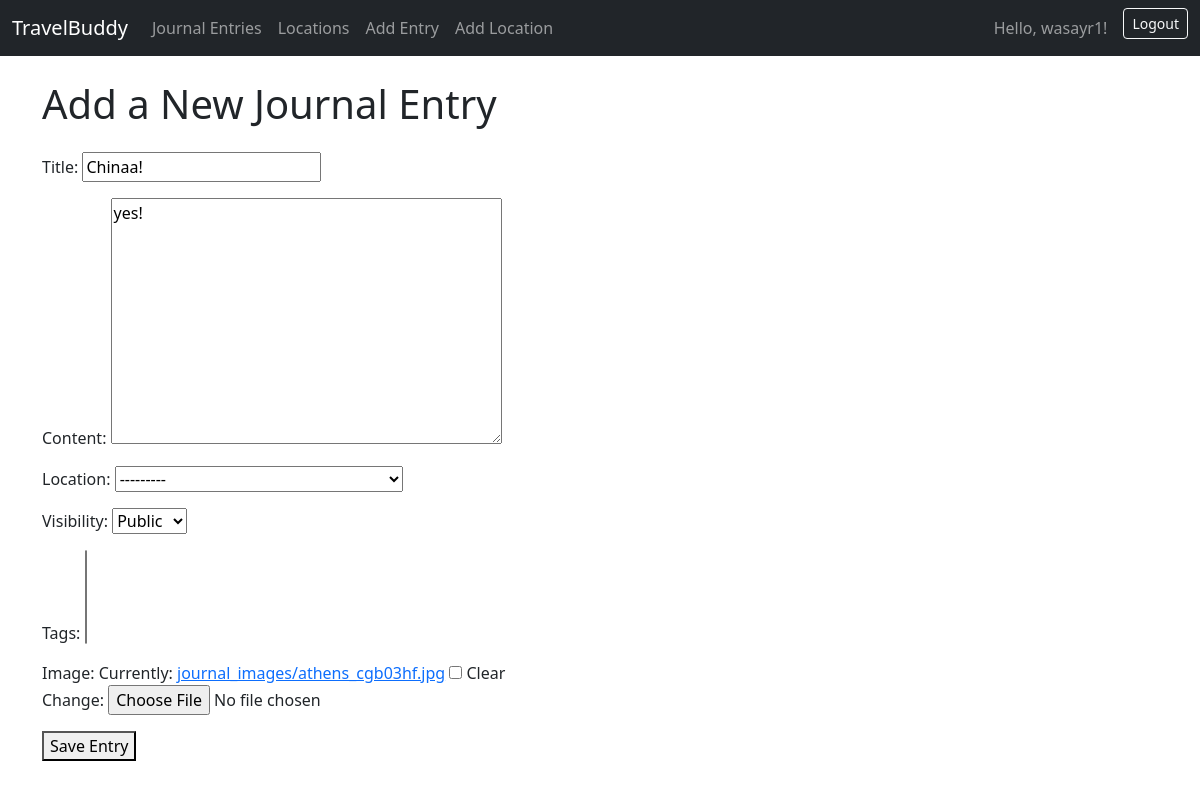
/project/entry/4/edit/ (signed in), run on the app's committed database.
### project/models.py (models this page shows)
class JournalEntry(models.Model):
    title = models.CharField(max_length=200)
    content = models.TextField()
    created_date = models.DateTimeField(auto_now_add=True)
    updated_date = models.DateTimeField(auto_now=True)
    user = models.ForeignKey(User, on_delete=models.CASCADE)
    location = models.ForeignKey(Location, on_delete=models.SET_NULL, null=True, blank=True)
    image = models.ImageField(upload_to='journal_images/', blank=True, null=True)
    VISIBILITY_CHOICES = [
        ('public', 'Public'),
        ('private', 'Private'),
    ]
    visibility = models.CharField(max_length=10, choices=VISIBILITY_CHOICES, default='public')
    tags = models.ManyToManyField('Tag', through='EntryTag', blank=True)

### project/views.py (the view, shortened to what this page needs)
# urls.py: path('entry/<int:pk>/edit/', views.JournalEntryUpdateView.as_view(), name='entry-update'),
class JournalEntryUpdateView(LoginRequiredMixin, UserPassesTestMixin, generic.UpdateView):
    model = JournalEntry
    form_class = JournalEntryForm
    template_name = 'project/journalentry_form.html'
    def test_func(self):
        entry = self.get_object()
        return self.request.user == entry.user

### project/forms.py
class JournalEntryForm(forms.ModelForm):
    class Meta:
        model = JournalEntry
        fields = ['title', 'content', 'location', 'visibility', 'tags', 'image']

### project/models.py (called while the page is built)
    def __str__(self):
        return f"{self.name} ({self.city}, {self.country})"

### project/templates/project/journalentry_form.html (shortened to what this page needs)
{% extends "project/base.html" %}
{% block header %}Add a New Journal Entry{% endblock %}
{% block content %}
    <form method="post" enctype="multipart/form-data">
        {{ form.as_p }}
        <button type="submit">Save Entry</button>
    </form>
{% endblock %}

### project/templates/project/base.html (shortened to what this page needs)
{% load static %}
<!DOCTYPE html>
<html lang="en">
<head>
    <link href="https://cdn.jsdelivr.net/npm/bootstrap@5.3.3/dist/css/bootstrap.min.css" rel="stylesheet">
</head>
<body>
    <nav class="navbar navbar-expand-lg navbar-dark bg-dark fixed-top">
        <div class="container-fluid">
            <a class="navbar-brand" href="{% url 'project:entry-list' %}">TravelBuddy</a>
            <div class="collapse navbar-collapse" id="navbarNav">
                <ul class="navbar-nav me-auto mb-2 mb-lg-0">
                    <li class="nav-item">
                        <a class="nav-link {% if request.resolver_match.url_name == 'entry-list' %}active{% endif %}" href="{% url 'project:entry-list' %}">Journal Entries</a>
                    </li>
                    <li class="nav-item">
                        <a class="nav-link {% if request.resolver_match.url_name == 'location-list' %}active{% endif %}" href="{% url 'project:location-list' %}">Locations</a>
                    </li>
                    {% if user.is_authenticated %}
                    <li class="nav-item">
                       <a class="nav-link {% if request.resolver_match.url_name == 'entry-create' %}active{% endif %}" href="{% url 'project:entry-create' %}">Add Entry</a>
                    </li>
                    <li class="nav-item">
                         <a class="nav-link {% if request.resolver_match.url_name == 'location-create' %}active{% endif %}" href="{% url 'project:location-create' %}">Add Location</a>
                    </li>
                    {% endif %}
                </ul>
                <div class="d-flex">
                    {% if user.is_authenticated %}
                        <span class="navbar-text me-3">Hello, {{ user.username }}!</span>
                        <form action="{% url 'logout' %}" method="post" style="display: inline;">
                            <button type="submit" class="btn btn-outline-light btn-sm">Logout</button>
                        </form>
                    {% else %}
                        <a href="{% url 'login' %}" class="btn btn-outline-light btn-sm">Login</a>
                    {% endif %}
                </div>
            </div>
        </div>
    </nav>
    <main class="container mt-4">
         <h1 class="mb-4">{% block header %}{% endblock %}</h1>
        {% block content %}
        {% endblock %}
    </main>
</body>
</html>

### project/templates/project/base.html (style rules this page uses)
body { padding-top: 56px; }

### data on the page
JournalEntry: title "Chinaa!", content "yes!", location "---------", visibility "Public"

### other printed values
{{ user.username }} "wasayr1"
